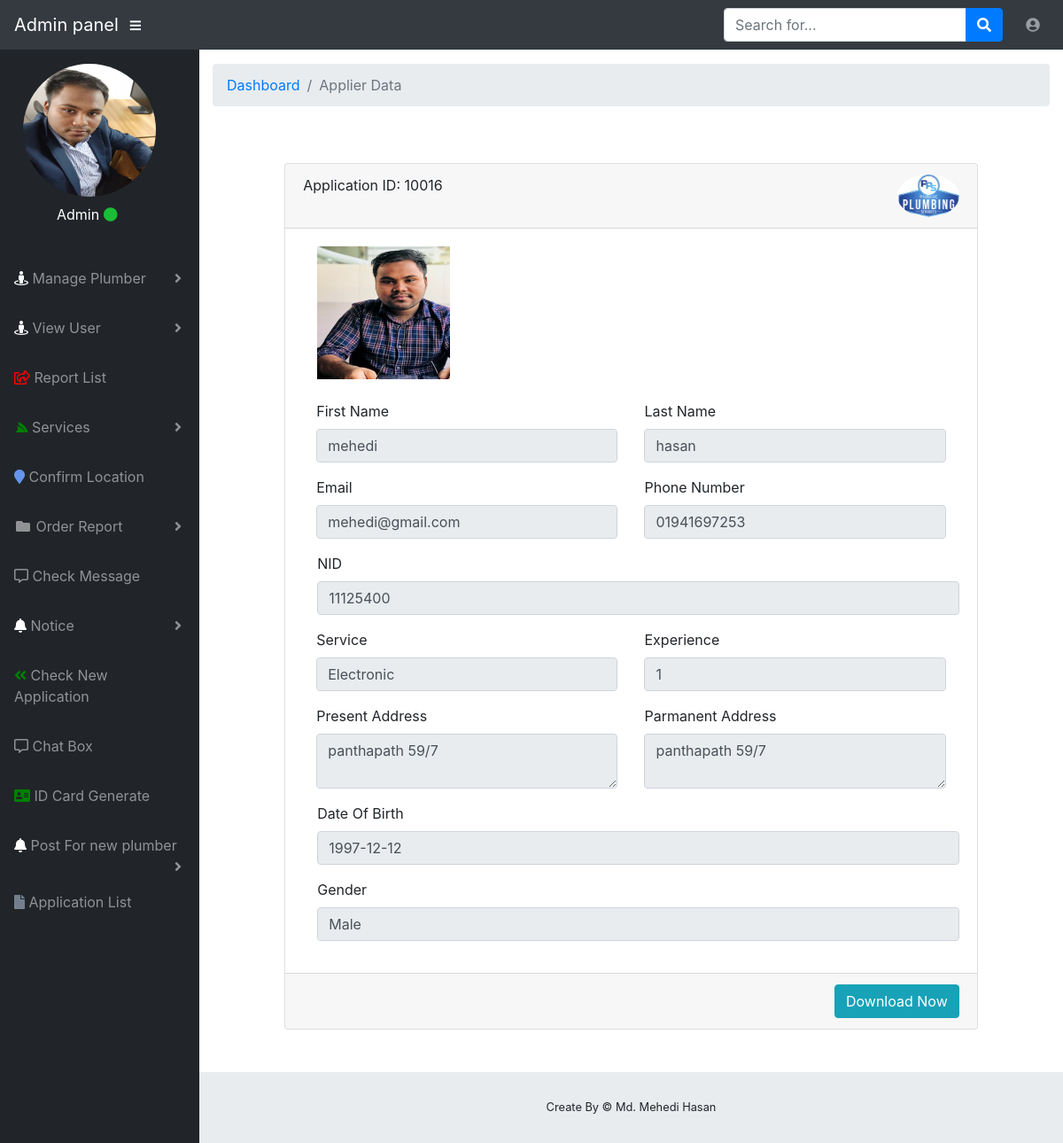
The page /admin/application_plumber.php?app_id=10016 (signed in) on the database its author committed.
### tables this page shows
CREATE TABLE `apply_plumber` (
  `id` int(11) NOT NULL,
  `first_name` varchar(30) NOT NULL,
  `last_name` varchar(30) NOT NULL,
  `email` varchar(30) NOT NULL,
  `phone` varchar(20) NOT NULL,
  `parm_address` varchar(255) NOT NULL,
  `pres_address` varchar(255) NOT NULL,
  `nid` varchar(17) NOT NULL,
  `service` varchar(255) NOT NULL,
  `dob` date NOT NULL,
  `gender` varchar(255) NOT NULL,
  `expreance` varchar(255) NOT NULL,
  `image` varchar(255) NOT NULL,
  `status` int(11) NOT NULL
);

### admin/application_plumber.php (the view, shortened to what this page needs)
<?php
require_once '../php/db_connect.php';
?>
<?php include "front/header.php"; ?>
<body id="page-top">
<?php include "front/nav.php";?>
<div id="wrapper">
    <?php include "front/sidebar.php";?>
    <div id="content-wrapper">
        <div class="container-fluid">
            <ol class="breadcrumb">
                <li class="breadcrumb-item">
                    <a href="#">Dashboard</a>
                </li>
                <li class="breadcrumb-item active">Applier Data</li>
            </ol>
            <div class="row">
                <div class="col-md-10 mx-auto mt-5 mb-5">
                    <?php
                    if (isset($_GET['app_id'])){
                        $id = $_GET['app_id'];
                        $sql = "SELECT * FROM apply_plumber WHERE id = $id";
                        $result = mysqli_query($connect, $sql);
                        $data = mysqli_fetch_assoc($result);
                    }
                    ?>
                    <div class="card" id="mainFrame">
                        <div class="card-header">
                            <p>Application ID: <?php echo $data['id'];?> <span><img src="../images/logo.png" style="70px; width: 70px; border-radius: 50%" class="float-right"></span></p>
                        </div>
                        <div class="card-body">
                            <div class="image ml-3">
                                <img src="../images/<?php echo $data['image'];?>" style="height: 150px; width: 150px">
                            </div>
                            <div class="mt-4">
                                <div class="form-group col-md-6 col-sm-12 float-left">
                                    <label>First Name</label>
                                    <input disabled value="<?php echo $data['first_name'];?>" class="form-control">
                                </div>
                                <div class="form-group col-md-6 col-sm-12 float-left">
                                    <label>Last Name</label>
                                    <input disabled  value="<?php echo $data['last_name'];?>" class="form-control">
                                </div>
                                <div class="form-group col-md-6 col-sm-12 float-left">
                                    <label>Email</label>
                                    <input disabled value="<?php echo $data['email'];?>" class="form-control">
                                </div>
                                <div class="form-group col-md-6 col-sm-12 float-left">
                                    <label>Phone Number</label>
                                    <input disabled value="<?php echo $data['phone'];?>" class="form-control">
                                </div>
                                <div class="form-group ml-3">
                                    <label>NID</label>
                                    <input disabled value="<?php echo $data['nid'];?>" class="form-control">
                                </div>
                                <div class="form-group col-md-6 col-sm-12 float-left">
                                    <label>Service</label>
                                    <input disabled value="<?php echo $data['service'];?>" class="form-control">
                                </div>
                                <div class="form-group col-md-6 col-sm-12 float-left">
                                    <label>Experience</label>
                                    <input disabled value="<?php echo $data['expreance'];?>" class="form-control">
                                </div>
                                <div class="form-group col-md-6 col-sm-12 float-left">
                                    <label>Present Address</label>
                                    <textarea disabled class="form-control"><?php echo $data['pres_address'];?></textarea>
                                </div>
                                <div class="form-group col-md-6 col-sm-12 float-left">
                                    <label>Parmanent Address</label>
                                    <textarea disabled class="form-control"><?php echo $data['parm_address'];?></textarea>
                                </div>
                                <div class="form-group ml-3">
                                    <label>Date Of Birth</label>
                                    <input disabled value="<?php echo $data['dob'];?>" class="form-control">
                                </div>
                                <div class="form-group ml-3">
                                    <label>Gender</label>
                                    <input disabled value="<?php echo $data['gender'];?>" class="form-control">
                                </div>
                            </div>
                        </div>
                        <div class="card-footer">
                            <button class="btn btn-info float-right" type="pss" id="prntPSS">Download Now</button>
                        </div>
                    </div>
                </div>
            </div>
        </div>
        <footer class="sticky-footer">
            <div class="container my-auto">
                <div class="copyright text-center my-auto">
                    <span>Create By © Md. Mehedi Hasan</span>
                </div>
            </div>
        </footer>
    </div>
</div>
</body>
</html>

### rows shown on the page
apply_plumber: id "10016", image (picture), first_name "mehedi", last_name "hasan", email "mehedi@gmail.com", phone "01941697253", nid "11125400", service "Electronic", expreance "1", pres_address "panthapath 59/7", parm_address "panthapath 59/7", dob "1997-12-12", gender "Male"
